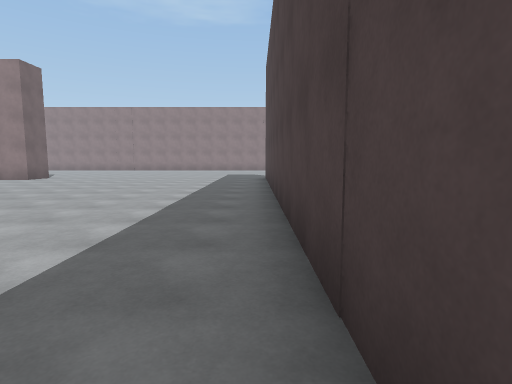
view 1 (above)

23 first-person views from a walk through a Unity game level. The camera is 1.4 m above the floor, tilts 6° down and sees 80° across. The floor is counted in squares, 1.8 m on a side. Each view is taken from the middle of a square. On the plan, view 1 faces up. The plan holds only what a view shows up to about 11 squares ahead; the rest is blank. The place goes on beyond the plan. The player character is not drawn.

view 2
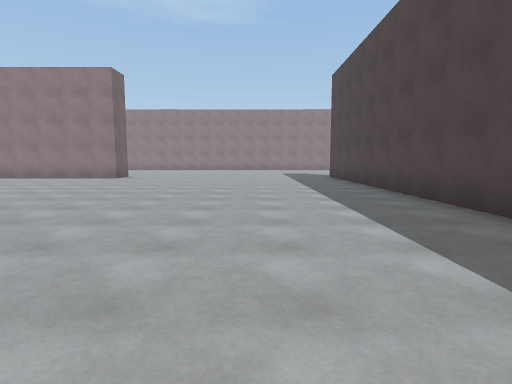

view 3
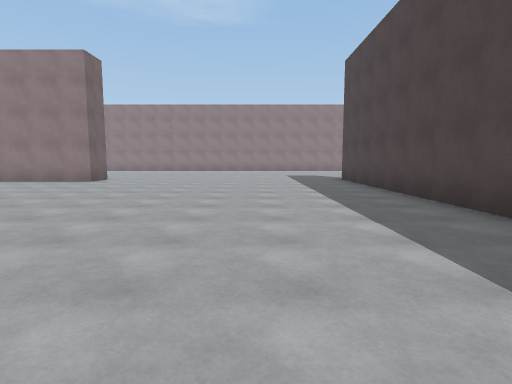

view 4
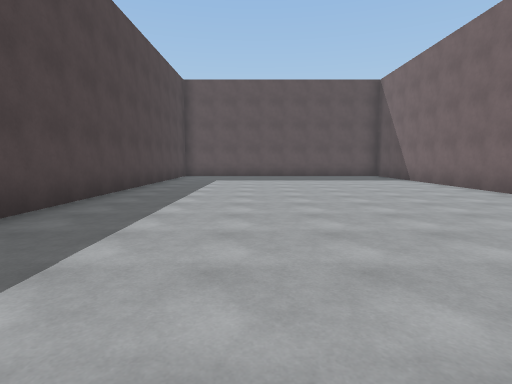

view 5
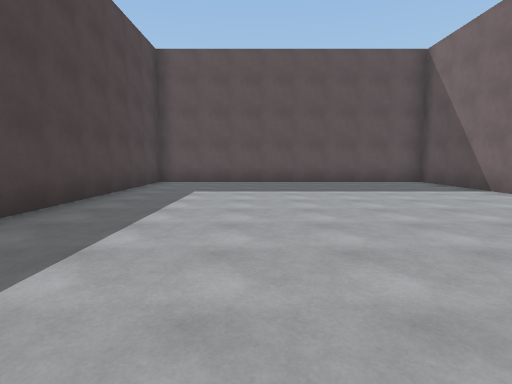

view 6
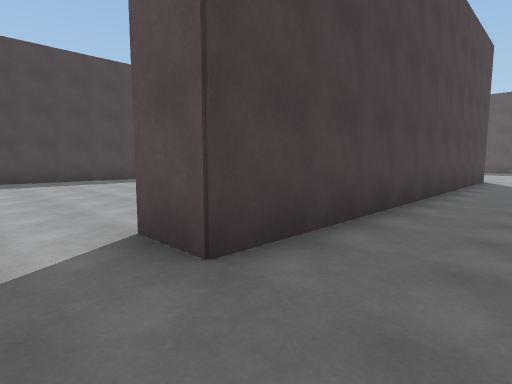

view 7
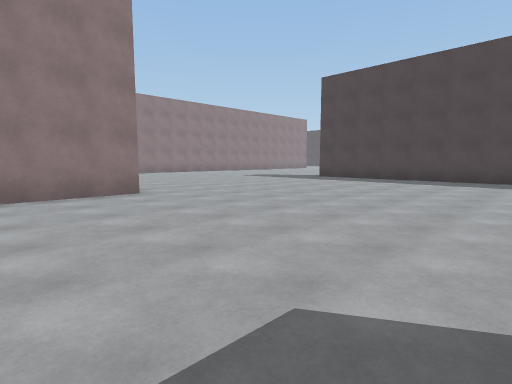

view 8
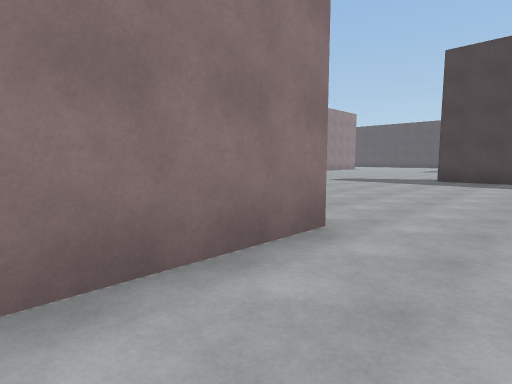

view 9
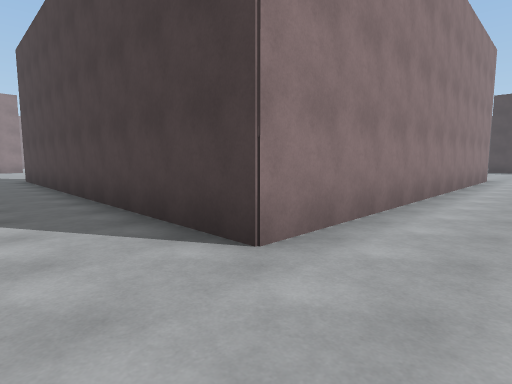

view 10
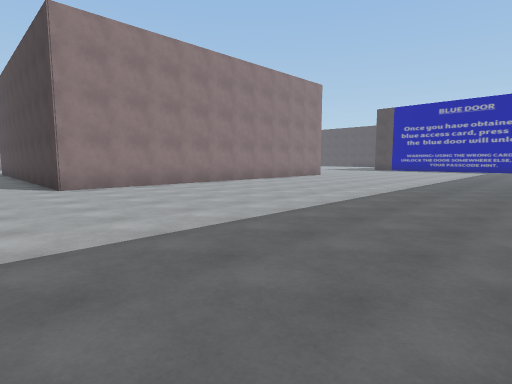

view 11
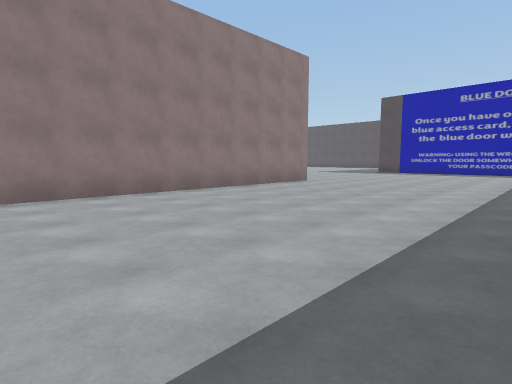

view 12
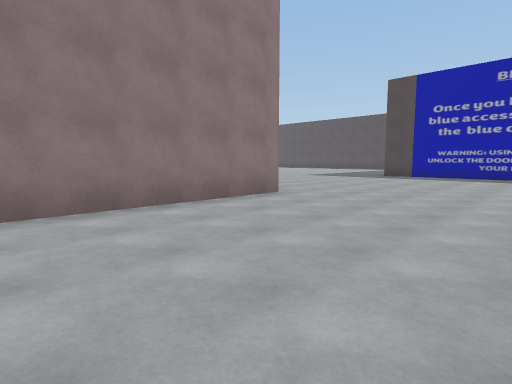

view 13
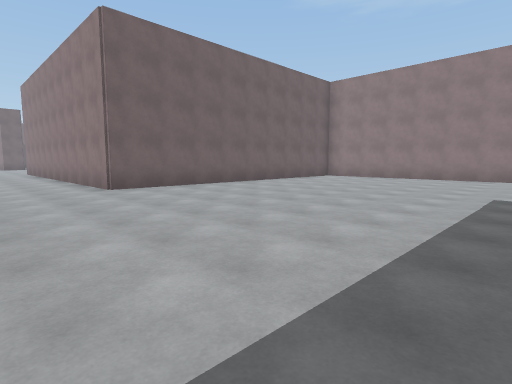

view 14
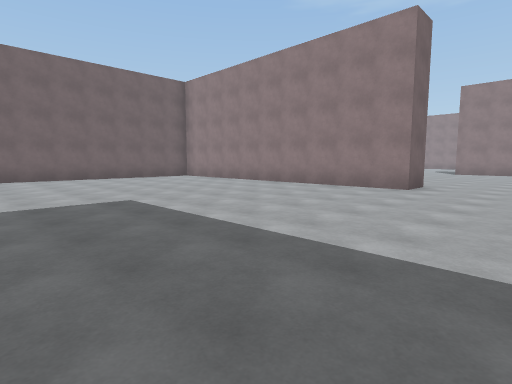

view 15
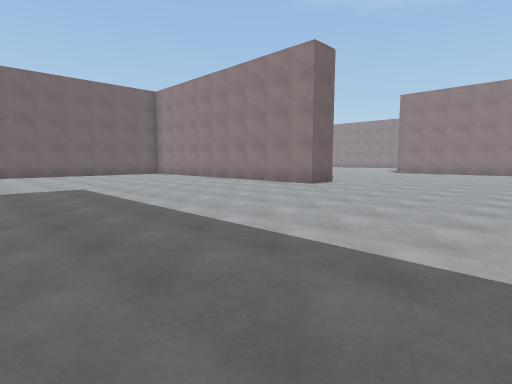

view 16
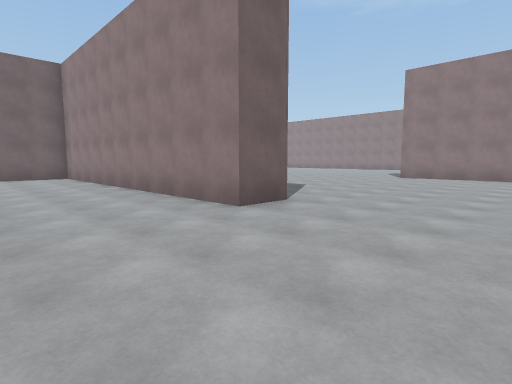

view 17
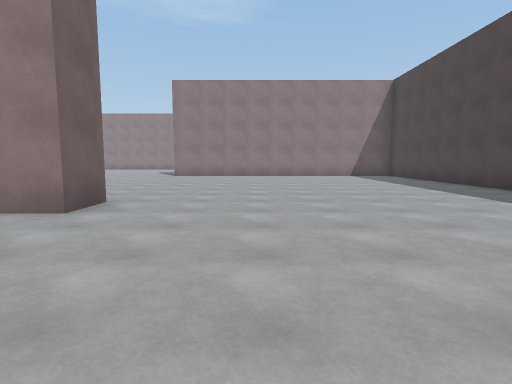

view 18
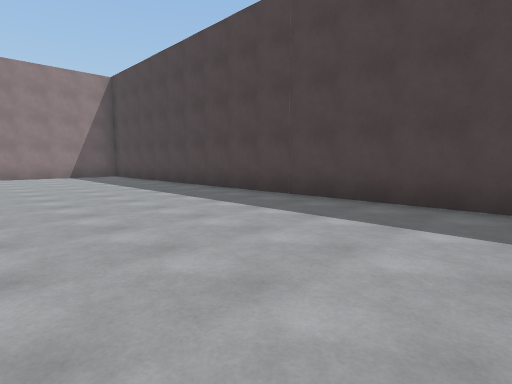

view 19
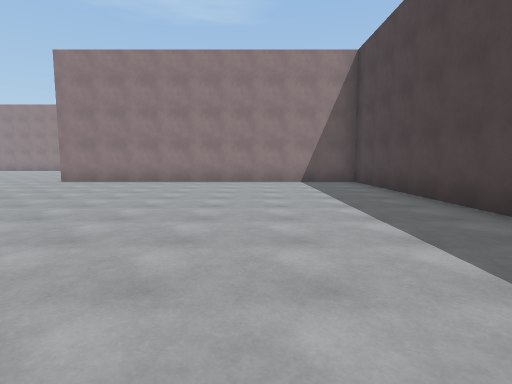

view 20
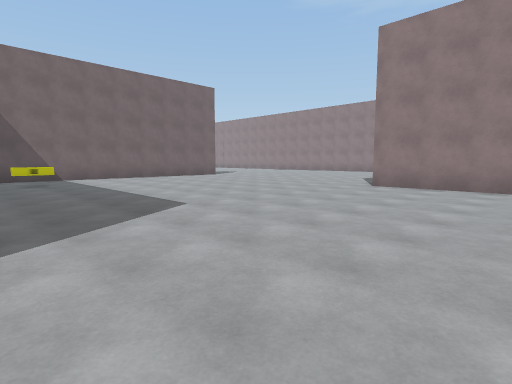

view 21
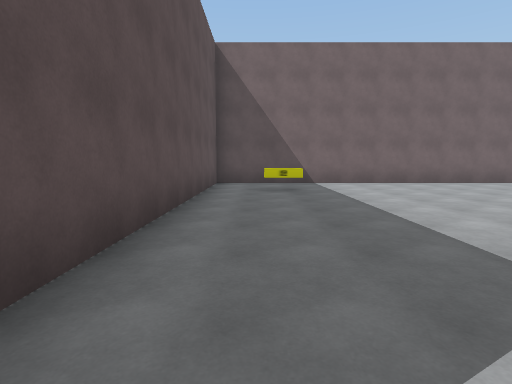

view 22
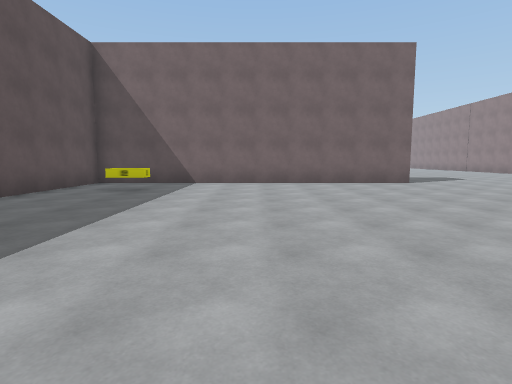

view 23
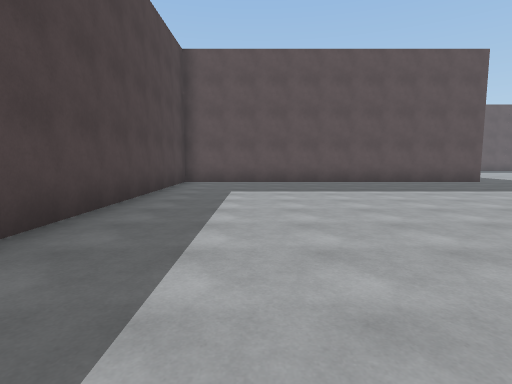

### Floor plan
Points are (right, up) in squares from view 1. A wall is a line through its corners. A room is listed if a view was taken in it or the views show most of it. See-through windows are left out.
Room 1 (views 1, 2, 3, 4, 5, 6, 7, 8)
walls: (-8.9, 0.1) (-8.9, -7.9) (0.4, -7.9) (0.4, 13.1); (-8.9, 11.9) (-12.2, 11.9); (-10.1, -9.1) (-10.1, 2.7) (-8.8, 2.7)
ways out: opening at (-11.5, -9.5) to room 2; opening at (1, 14) to room 2
Room 2 (views 9, 10, 11, 12, 13, 14, 15, 16, 17, 18, 19, 20, 21, 22, 23)
walls: (1.7, -4.5) (1.7, -9.1) (-10.1, -9.1); (11, -7.9) (21.5, -7.9) (21.5, 11.9) (11, 11.9); (12.2, 2.8) (12.2, 1.4) (3.8, 1.4); (1.7, 13.2) (1.7, 2.7) (10.5, 2.7)
low walls: (3.9, 5.2) (4.3, 5.2) (4.3, 4.1)
ways out: opening at (-11.5, -9.5) to room 1; opening at (1, 14) to room 1

Positions as (right, up) in squares from view 1, and headings:
1: (0, 0), facing up
2: (-3, -1), facing up
3: (-3, 1), facing up
4: (-3, 7), facing down
5: (-3, 3), facing down
6: (-12, 4), facing down-right
7: (-12, 5), facing up-right
8: (-12, 10), facing up-right
9: (-12, -11), facing up-right
10: (-12, -18), facing up-right
11: (-8, -16), facing up-right
12: (-4, -14), facing up-right
13: (10, -12), facing up-left
14: (15, -7), facing up-left
15: (18, -7), facing up-left
16: (16, -2), facing up-left
17: (15, -3), facing up
18: (16, -3), facing up-right
19: (18, 1), facing up
20: (15, 3), facing up-left
21: (12, 4), facing left
22: (12, 8), facing left
23: (19, 3), facing down
